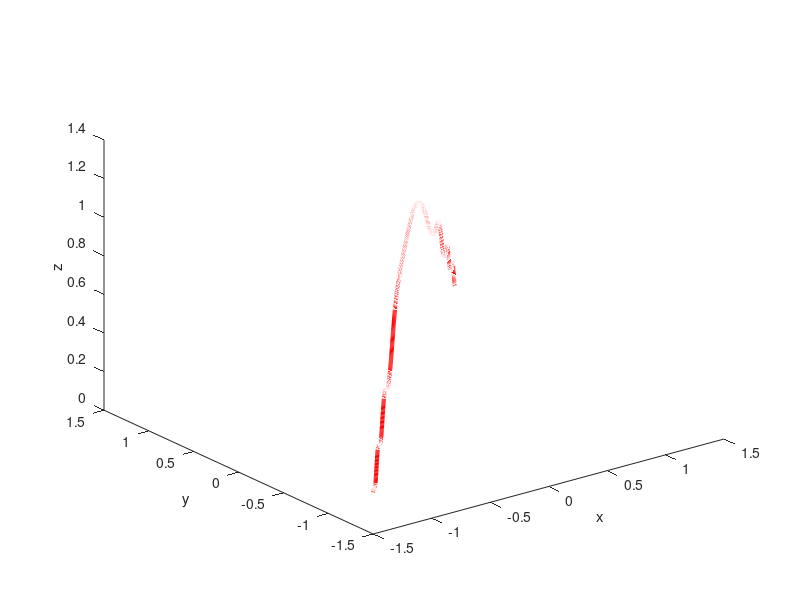

Write the MATLAB code that produced this figure.
clc, clear, close all 
t = linspace(-1.5, 1.5, 1000);
x = t; 
y = t;
z=(-sin(t.^3+5*t.^3)+sqrt(sin((t.^3)+5.*t.^3).^2-4.*(5.*t.^2+4).*(-5+2.*t.^2)))./(2.*(5.*t.^2+4));

plot3(x, y, z,'-r', 'LineWidth', 3)
xlabel('x')
ylabel('y') 
zlabel('z')